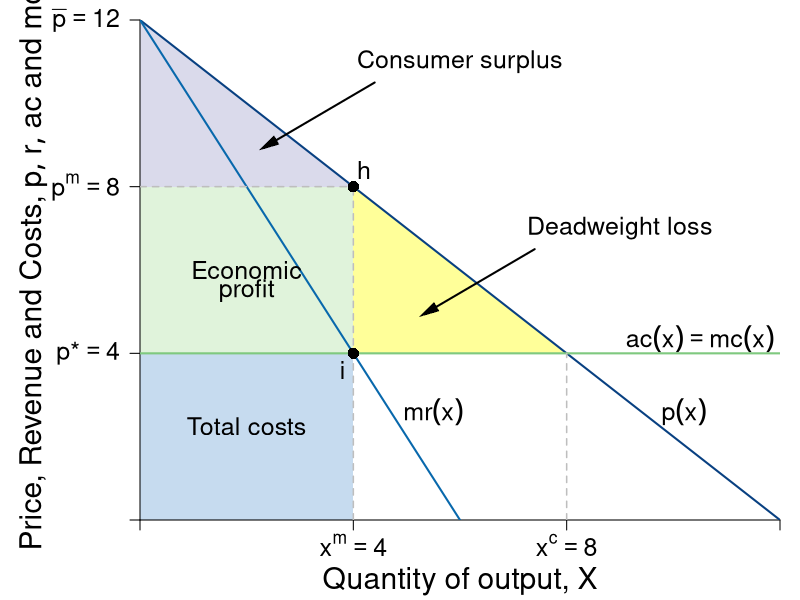

This chart was generated by the following R code:
#Graph Designer: Simon Halliday
#Authors: Bowles, Foley and Halliday
#Title: Coordination, Conflict and Competition: A Text in Microeconomics

require(shape)
pdf(file = "competitionmarkets/monopolist_deadweightloss.pdf", width = 9, height = 7)

#Set parameters for graphics
pointsize <- 1.8
axislabelsize <- 1.8
labelsize <- 1.5
namesize <- 1.8
annotatesize <- 1.5
graphlinewidth <- 2
segmentlinewidth <- 1.5

COL <- c("#7fc97f", "#beaed4", "#fdc086", "#ffff99", "#386cb0", "#f0027f", "#bf5b17", "#666666")
COLA <- c("#e0f3db", "#99d8c9","#66c2a4","#41ae76", "#238b45", "#005824")
COLB <- c("#c6dbef", "#4eb3d3", "#2b8cbe", "#0868ac","#084081")
COLC <- c("#fcfbfd", "#efedf5", "#dadaeb", "#bcbddc", "#9e9ac8", "#807dba", "#6a51a3", "#54278f", "#3f007d")

#Edited the margins to cater for the larger LHS labels
par(mar =  c(4, 7, 1, 1))

AvgRevenue <- function(x, rmax = 12, xmax = 12){
  rmax - (rmax/xmax)*x
}

MRevenue <- function(x, rmax = 12, xmax = 12){
  rmax - 2*(rmax/xmax)*x
}

AvgCost <- function(x, c0 = 2, c1 = 4){
  c0/x + c1
}

xlims <- c(0, 12)
ylims <- c(0, 12)

npts <- 501 
x <- seq(xlims[1], xlims[2], length.out = npts)
y <- seq(ylims[1], ylims[2], length.out = npts) 
a <- c(13, 16.75, 19.25)

plot(0, 0, xlim = xlims, ylim = ylims, type = "n",
     xlab = expression(paste("")),
     ylab = expression(paste("")), 
     xaxt = "n", 
     yaxt = "n", 
     cex.lab = axislabelsize, 
     bty = "n",
     xaxs="i", 
     yaxs="i")

# ticksy <- seq(from = ylims[1], to = ylims[2], by = 1)
# ylabels <- seq(from = ylims[1], to = ylims[2], by = 1)
# ticksx <- seq(from = xlims[1], to = xlims[2], by = 1)
# xlabels <- seq(from = xlims[1], to = xlims[2], by = 1)
ticksy <- c(0, 4, AvgRevenue(x = 4), ylims[2])
#ylabels <- c(NA, expression(paste(p,"*", phantom())), expression(paste(p^{m})), expression(paste(bar(p))))
ylabels <- c(NA, expression(paste(p,"*", phantom()== 4)), expression(paste(p^{m}==8)), expression(paste(bar(p)==12)))
ticksx <- c(0, 4, 8, xlims[2])
#xlabels <- c(NA, expression(paste(x^{m})), expression(paste(x^{c})), NA)
xlabels <- c(NA, expression(paste(x^{m} == 4)), expression(paste(x^{c}==8)), NA)

npts <- 500 
xx1 <- seq(xlims[1], xlims[2], length.out = npts)
xx3 <- seq(2, 6, length.out = npts)

#Draw the polygon for profit
xpoly1 <- c(0, 4, 4, 0, 0)
ypoly1 <- c(4, 4, AvgRevenue(x = 4), AvgRevenue(x = 4), 4)
polygon(x = xpoly1, y = ypoly1, col=COLA[1], density=NULL, border = NA)

#Draw the polygon for costs
xpoly2 <- c(0, 4, 4, 0, 0)
ypoly2 <- c(0, 0, 4, 4, 4)
polygon(x = xpoly2, y = ypoly2, col=COLB[1], density=NULL, border = NA)

#Draw the polygon for deadweight loss
xpoly3 <- c(4, 4, 8, 4)
ypoly3 <- c(4, AvgRevenue(x = 4), 4, 4)
polygon(x = xpoly3, y = ypoly3, col=COL[4], density=NULL, border = NA)

#Draw the polygon for consumer surplus
xpoly4 <- c(0, 4, 0, 0)
ypoly4 <- c(8, 8, 12, 8)
polygon(x = xpoly4, y = ypoly4, col=COLC[3], density=NULL, border = NA)

axis(1, at = ticksx, pos = 0, labels = xlabels, cex.axis = labelsize)
axis(2, at = ticksy, pos = 0, labels = ylabels, las = 1, cex.axis = labelsize)

#lines(xx1, bcA(xx1, w = 10, p = 1.5), col = COLB[3], lwd = graphlinewidth)
lines(xx1, AvgRevenue(xx1, rmax = 12, xmax = 12), col = COLB[5], lwd = graphlinewidth)
lines(xx1, MRevenue(xx1, rmax = 12, xmax = 12), col = COLB[4], lwd = graphlinewidth)
#lines(xx1, AvgCost(xx1, c0 = 2, c1 = 4), col = COLA[5], lwd = graphlinewidth)

#Label the axes
mtext(expression(paste("Quantity of output, ", X)), side=1, line = 3, cex = axislabelsize)
text(-2, 0.5*ylims[2], expression(paste("Price, Revenue and Costs, ", list(p, r, ac), " and ", mc)), xpd = TRUE, cex = axislabelsize, srt = 90) 

#Label curves
# text(10.5, 4.3, expression(paste(ac(x) == mc(x))), cex = labelsize)
# text(10.7, 2.6, expression(paste(p(x) == bar(p) - beta*x)), cex = labelsize)
# text(6.2, 2.6, expression(paste(mr(x) == bar(p) - 2*beta*x)), cex = labelsize)

text(10.5, 4.35, expression(paste(ac(x) == mc(x))), cex = labelsize)
text(10.2, 2.6, expression(paste(p(x))), cex = labelsize)
text(5.5, 2.6, expression(paste(mr(x))), cex = labelsize)

#Labels cost and profit areas
text(2, 0.5*AvgCost(x = 4), expression("Total costs"), cex = labelsize)
text(2, 6, expression("Economic"), cex = labelsize)
text(2, 5.5, expression("profit"), cex = labelsize)
# text(5.25, 5.5, expression("Deadweight"), cex = labelsize)
# text(5.25, 5, expression("Loss"), cex = labelsize)

#Draw segments for total costs
segments(0, AvgRevenue(x = 4), 4, AvgRevenue(x = 4), lty = 2, col = "gray" , lwd = segmentlinewidth)
segments(4, 0, 4, AvgRevenue(x = 4), lty = 2, col = "gray" , lwd = segmentlinewidth)
segments(0, 4, xlims[2], 4, lty = 1, col = COL[1] , lwd = graphlinewidth)

#Segment for many firms comparison
segments(8, 0, 8, 4, lty = 2, col = "gray" , lwd = segmentlinewidth)

#Label Points for comparison
points(4, MRevenue(x = 4), pch = 16, col = "black", cex = 1.5)
text(3.8, MRevenue(x = 4) - 0.4, expression(i), cex = labelsize)


points(4, AvgRevenue(x = 4), pch = 16, col = "black", cex = 1.5)
text(4.2, AvgRevenue(x = 4) + 0.4, expression(h), cex = labelsize)


# Arrow to Consumer surplus
text(6, 11, expression(paste("Consumer surplus")), cex = labelsize)
#text(6, 11, expression(paste(cs(x) == frac(1,2)*(bar(p) - p^{m})*x^{m} )), cex = labelsize)
Arrows(4.4, 10.5, 2.4, 9, col = "black", lty = 1, lwd = 2, arr.type = "triangle", arr.lwd = 0.5)

# Arrow to Deadweight loss
text(9, 7.00, expression(paste("Deadweight loss")), cex = labelsize)
#text(9, 7, expression(paste(dwl(x) == frac(1,2)*(p^{m} - c)*(x^{c} - x^{m}))), cex = labelsize)
Arrows(7.4, 6.5, 5.4, 5, col = "black", lty = 1, lwd = 2, arr.type = "triangle", arr.lwd = 0.5)



dev.off()
